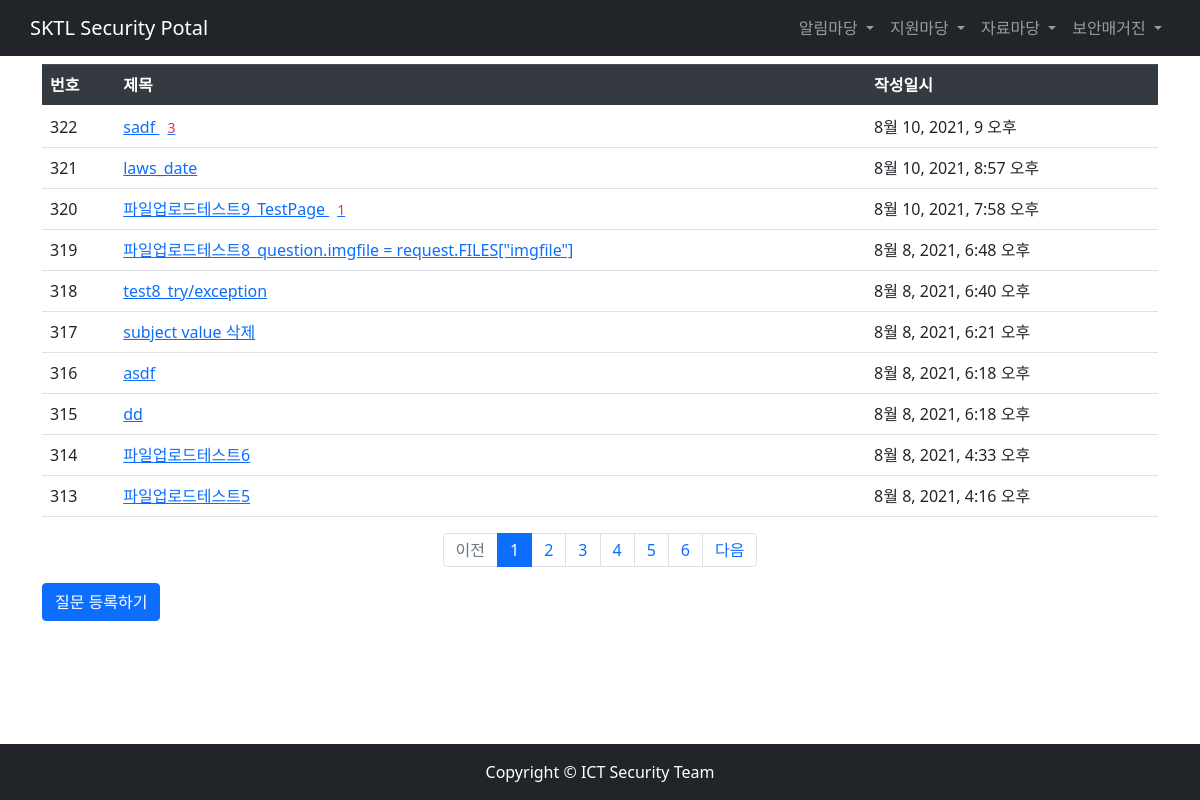
Page /pybo/ on the earlier database version.
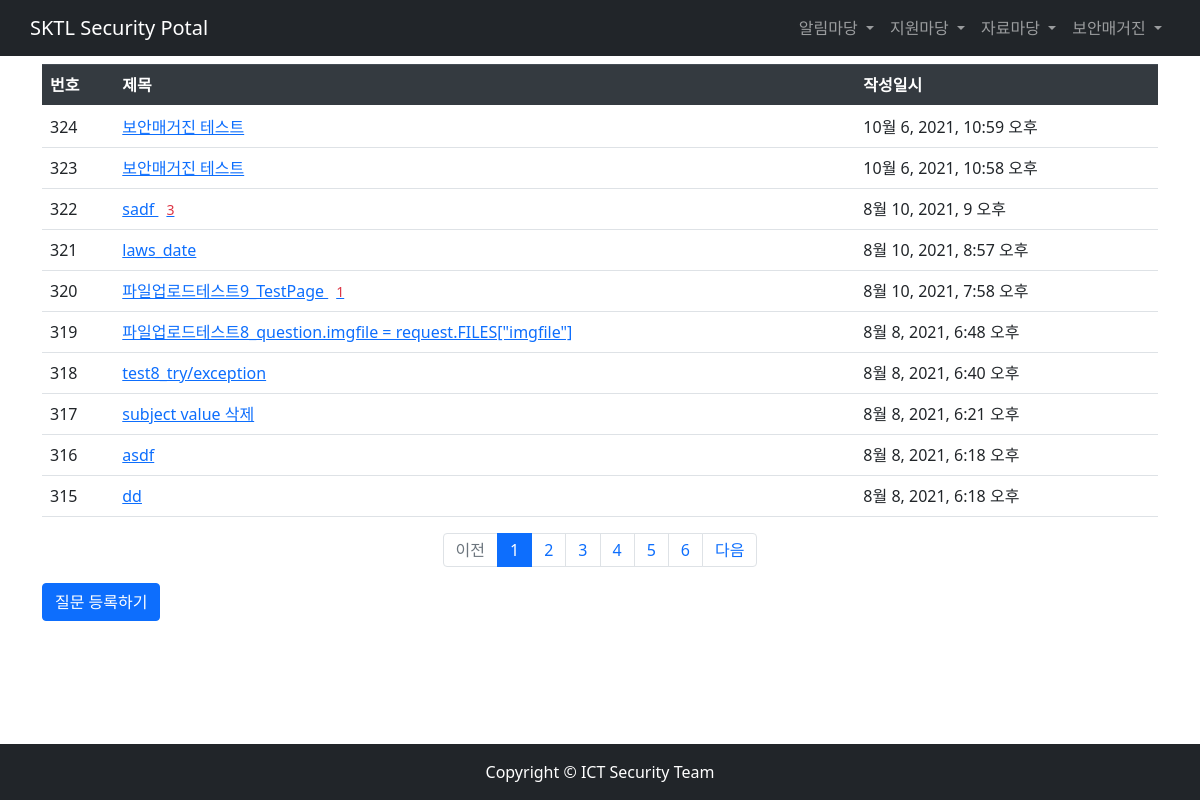
Same page on the later database version.
### pybo/models.py (models this page shows, shortened)
class Question(models.Model):
    subject = models.CharField(max_length=200)
    content = models.TextField()
    imgfile = models.ImageField(null=True, upload_to="", blank=True)  # Need to do "pip3 install image" in cmd, upload_to 는 저장될경로로 ""는 media 폴더를 의미
    create_date = models.DateTimeField()

### pybo/views.py (the view)
# urls.py: path('', views.index, name='index'),
def index(request):
    page = request.GET.get('page', '1') # 페이지(ex-localhost:8000/pybo/?page=1)
    question_list = Question.objects.order_by('-create_date')
    paginator = Paginator(question_list, 10) # 페이지당 10개씩 보여 주기, question_list를 페이징 객체 paginator 로 변환
    page_obj = paginator.get_page(page)
    context = {'question_list': page_obj}
    return render(request, 'pybo/question_list.html', context)

### pybo/templatetags/pybo_filter.py (called while the page is built)
@register.filter
def sub(value, arg):
    return value - arg

### templates/pybo/question_list.html
{% extends 'base.html' %}
{% load pybo_filter %}
{% block content %}
<div class="container my-3">
    <table  class="table">
        <thead>
        <tr class="thead-dark">
            <th>번호</th>
            <th>제목</th>
            <th>작성일시</th>
        </tr>
        </thead>
        <tbody>
        {% if question_list %}
        {% for question in question_list %}
        <tr>
            <td>{{ question_list.paginator.count|sub:question_list.start_index|sub:forloop.counter0|add:1 }}</td>
            <td>
                <a href="{% url 'pybo:detail' question.id %}">
                    {{ question.subject }}
                    {% if question.answer_set.count > 0 %}
                    <span class="text-danger small ml-2">
                        {{ question.answer_set.count }}
                    </span>
                    {% endif %}
                </a>
            </td>
            <td>{{ question.create_date }}</td>
        </tr>
        {% endfor %}
        {% else %}
        <tr>
            <td colsapn="3">질문이 없습니다.</td>
        </tr>
        {% endif %}
        </tbody>
    </table>
    <ul class="pagination justify-content-center">
        {% if question_list.has_previous %}
        <li class="page-item">
            <a class="page-link" href="?page={{ quesiton_list.previous_page_number }}">
                이전
            </a>
        </li>
        {% else %}
        <li class="page-item disabled">
            <a class="page-link" tabindex="-1" ara-disabled="true" href="#">
                이전
            </a>
        </li>
        {% endif %}
        {% for page_number in question_list.paginator.page_range %}
        {% if page_number >= question_list.number|add:-5 and page_number <= question_list.number|add:5 %}
            {% if page_number == question_list.number %}
            <li class="page-item active" aria-current="page">
                <a class="page-link" href="?page={{ page_number }}">
                    {{ page_number }}
                </a>
            </li>
            {% else %}
            <li class="page-item">
                <a class="page-link" href="?page={{ page_number }}">
                    {{ page_number }}
                </a>
            </li>
            {% endif %}
        {% endif %}
        {% endfor %}
        {% if question_list.has_next %}
        <li class="page-item">
            <a class="page-link" href="?page={{ question_list.next_page_number }}">
                다음
            </a>
        </li>
        {% else %}
        <li class="page-item disabled">
            <a class="page-link" tabindex="-1" aria-disabled="true" href="#">
                다음
            </a>
        </li>
        {% endif %}
    </ul>
    <a href="{% url 'pybo:question_create' %}" class="btn btn-primary" >
        질문 등록하기
    </a>
</div>
{% endblock %}

Differences in the rows shown:
no longer on this page (row unchanged): Question: paginator.count|sub "314", subject "파일업로드테스트6", create_date "8월 8, 2021, 4:33 오후"
no longer on this page (row unchanged): Question: paginator.count|sub "313", subject "파일업로드테스트5", create_date "8월 8, 2021, 4:16 오후"
added Question: paginator.count|sub "324", subject "보안매거진 테스트", create_date "10월 6, 2021, 10:59 오후"
added Question: paginator.count|sub "323", subject "보안매거진 테스트", create_date "10월 6, 2021, 10:58 오후"
